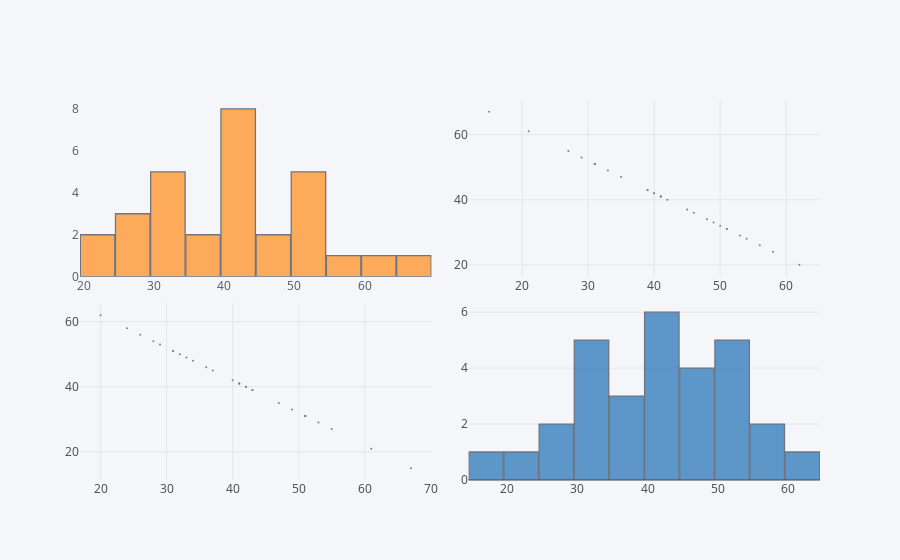

Here is the notebook cell this chart was saved with:
### Code cell
# quant_division_info.iplot(kind='bubble', x='Wins', y='Losses')
quant_division_info.scatter_matrix()

### Figure 1 — Plotly figure (JSON) as saved in the notebook; plotly's stock layout.template omitted (floating-point values rounded to 4 significant figures)
{"data": [{"histfunc": "count", "histnorm": "", "marker": {"color": "rgba(255, 153, 51, 1.0)", "line": {"color": "#4D5663", "width": 1.3}}, "name": "Wins", "nbinsx": 10, "opacity": 0.8, "orientation": "v", "type": "histogram", "x": [53, 20, 31, 28, 51, 41, 51, 37, 42, 42, 43, 36, 41, 29, 49, 40, 31, 47, 41, 51, 67, 51, 26, 24, 32, 33, 55, 43, 34, 61], "xaxis": "x1", "yaxis": "y1"}, {"line": {"color": "rgba(128, 128, 128, 1.0)", "dash": "solid", "width": 1.3}, "marker": {"size": 2, "symbol": "dot"}, "mode": "markers", "name": "Wins", "text": "", "type": "scatter", "x": [29, 62, 51, 54, 31, 41, 31, 45, 40, 40, 39, 46, 41, 53, 33, 42, 51, 35, 41, 31, 15, 31, 56, 58, 50, 49, 27, 39, 48, 21], "xaxis": "x2", "y": [53, 20, 31, 28, 51, 41, 51, 37, 42, 42, 43, 36, 41, 29, 49, 40, 31, 47, 41, 51, 67, 51, 26, 24, 32, 33, 55, 43, 34, 61], "yaxis": "y2"}, {"line": {"color": "rgba(128, 128, 128, 1.0)", "dash": "solid", "width": 1.3}, "marker": {"size": 2, "symbol": "dot"}, "mode": "markers", "name": "Losses", "text": "", "type": "scatter", "x": [53, 20, 31, 28, 51, 41, 51, 37, 42, 42, 43, 36, 41, 29, 49, 40, 31, 47, 41, 51, 67, 51, 26, 24, 32, 33, 55, 43, 34, 61], "xaxis": "x3", "y": [29, 62, 51, 54, 31, 41, 31, 45, 40, 40, 39, 46, 41, 53, 33, 42, 51, 35, 41, 31, 15, 31, 56, 58, 50, 49, 27, 39, 48, 21], "yaxis": "y3"}, {"histfunc": "count", "histnorm": "", "marker": {"color": "rgba(55, 128, 191, 1.0)", "line": {"color": "#4D5663", "width": 1.3}}, "name": "Losses", "nbinsx": 10, "opacity": 0.8, "orientation": "v", "type": "histogram", "x": [29, 62, 51, 54, 31, 41, 31, 45, 40, 40, 39, 46, 41, 53, 33, 42, 51, 35, 41, 31, 15, 31, 56, 58, 50, 49, 27, 39, 48, 21], "xaxis": "x4", "yaxis": "y4"}], "layout": {"bargap": 0.02, "legend": {"bgcolor": "#F5F6F9", "font": {"color": "#4D5663"}}, "paper_bgcolor": "#F5F6F9", "plot_bgcolor": "#F5F6F9", "showlegend": false, "titlefont": {"color": "#4D5663"}, "xaxis1": {"anchor": "y1", "domain": [0, 0.475], "gridcolor": "#E1E5ED", "showgrid": false, "tickfont": {"color": "#4D5663"}, "title": "", "titlefont": {"color": "#4D5663"}, "zerolinecolor": "#E1E5ED"}, "xaxis2": {"anchor": "y2", "domain": [0.525, 1]}, "xaxis3": {"anchor": "y3", "domain": [0, 0.475]}, "xaxis4": {"anchor": "y4", "domain": [0.525, 1]}, "yaxis1": {"anchor": "x1", "domain": [0.535, 1.0], "gridcolor": "#E1E5ED", "showgrid": false, "tickfont": {"color": "#4D5663"}, "title": "", "titlefont": {"color": "#4D5663"}, "zerolinecolor": "#E1E5ED"}, "yaxis2": {"anchor": "x2", "domain": [0.535, 1.0]}, "yaxis3": {"anchor": "x3", "domain": [0, 0.465]}, "yaxis4": {"anchor": "x4", "domain": [0, 0.465]}}}
